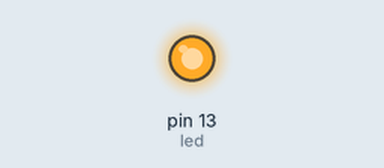
This sketch was run on a simulated Arduino Uno, built with avr-gcc and run on an emulated ATmega328P. Shown: output pins drawn as LEDs (lit = HIGH). What the sketch prints to the serial monitor is not drawn.

Above: at 0.7 s.
At 51.3 s:
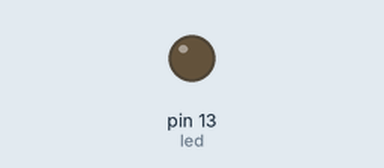
Timing chart, 0 to 56.1 s (numbered marks = the images above):
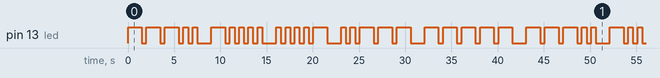

The sketch:

aufgabe23.ino
```cpp
int led = 13;  // led to use for output (13 is built-in)

int dit_delay = 500;           // length of a dit in ms
int dah_delay = dit_delay * 3; // length of a dah in ms

// dit() and dat() already include dit_delay
int letter_delay = dah_delay - dit_delay;

// letters already include letter delay
int word_delay   = dit_delay * 7 - letter_delay;

void dit() {
    Serial.print(".");

    // send a dit
    digitalWrite(led, HIGH);
    delay(dit_delay);

    digitalWrite(led, LOW);
    delay(dit_delay);
}

void dah() {
    Serial.print("-");

    // send a dah
    digitalWrite(led, HIGH);
    delay(dah_delay);

    digitalWrite(led, LOW);
    delay(dit_delay);
}

void pause_letter() {
   Serial.println("");
   delay(letter_delay);
}

void pause_word() {
   Serial.println("");
   delay(word_delay);
}

void morse_S() {
  dit(); dit(); dit();
  pause_letter();
}

void morse_O() {
  dah(); dah(); dah();
  pause_letter();
}

void morse_A(){
  dit(); dah();
  pause_letter();
}

void morse_R(){
  dit(); dah(); dit();
  pause_letter();
}

void morse_L(){
  dit(); dah(); dit(); dit();
  pause_letter();
}

void morse_N(){
  dah(); dit();
  pause_letter();
}

void morse_D(){
  dah(); dit(); dit();
  pause_letter();
}

void morse_U(){
  dit(); dit(); dah();
  pause_letter();
}

void morse_I(){
  dit(); dit();
  pause_letter();
}

void morse_E(){
  dit();
  pause_letter();
}

void morse_V(){
  dit(); dit(); dit(); dah();
  pause_letter();
}

void morse_T(){
  dah();
  pause_letter();
}

void morse_Y(){
  dah(); dit(); dah(); dah();
  pause_letter();
}

void morse_SOS() {
    morse_S(); morse_O(); morse_S();
    pause_word();
}

void morse_Saarland() {
    morse_S(); morse_A(); morse_A(); morse_R(); morse_L(); morse_A(); morse_N(); morse_D();
    pause_word();
}

void morse_University() {
    morse_U(); morse_N(); morse_I(); morse_V(); morse_E(); morse_R(); morse_S(); morse_I(); morse_T(); morse_Y();
    pause_word();
}

// send n in morse code
void morse_digit(int n) {
    Serial.print("morse_digit(");
    Serial.print(n);
    Serial.println(")...");

    if (n == 0) {
        dah(); dah(); dah(); dah(); dah();
    }
    if (n == 1) {
        dit(); dah(); dah(); dah(); dah();
    }
    if (n == 2) {
        dit(); dit(); dah(); dah(); dah();
    }
    if (n == 3) {
        dit(); dit(); dit(); dah(); dah();
    }
    if (n == 4) {
        dit(); dit(); dit(); dit(); dah();
    }
    if (n == 5) {
        dit(); dit(); dit(); dit(); dit();
    }
    if (n == 6) {
        dah(); dit(); dit(); dit(); dit();
    }
    if (n == 7) {
        dah(); dah(); dit(); dit(); dit();
    }
    if (n == 8) {
        dah(); dah(); dah(); dit(); dit();
    }
    if (n == 9) {
        dah(); dah(); dah(); dah(); dit();
    }
    pause_letter();

    Serial.print("morse_digit(");
    Serial.print(n);
    Serial.println(")...done");
}

void morse_digit_even(int n){
    if (n % 2 == 0){
        Serial.print("\ndigit ");
        Serial.print(n);
        Serial.print(" is even!  \n");
        morse_digit(n);
    }else{
        Serial.print("\ndigit ");
        Serial.print(n);
        Serial.print(" is NOT even!  \n");
    }

}

void morse_number(int n) {
    Serial.print("morse_number(");
    Serial.print(n);
    Serial.println(")...");

    if (n >= 10) {
        morse_number(n / 10);
    }
    morse_digit(n % 10);

    Serial.print("morse_number(");
    Serial.print(n);
    Serial.println(")...done");
}

void setup() {
  // put your setup code here, to run once:

  // Configure LED as output
  pinMode(led, OUTPUT);

  // Use serial port as output
  Serial.begin(9600);
}

void loop() {
  // put your main code here, to run repeatedly:
  morse_digit_even(9);
  morse_digit_even(8);
  morse_digit_even(7);
  morse_digit_even(6);
  morse_digit_even(5);
  morse_digit_even(4);
  morse_digit_even(3);
  morse_digit_even(2);
  morse_digit_even(1);
  morse_digit_even(0);
}
```

Measured:
- by itself, pin 13 (led): moves between LOW and HIGH, repeating every 43.1 s
- by itself, everything shown: repeats every 43.1 s, in 50 steps
